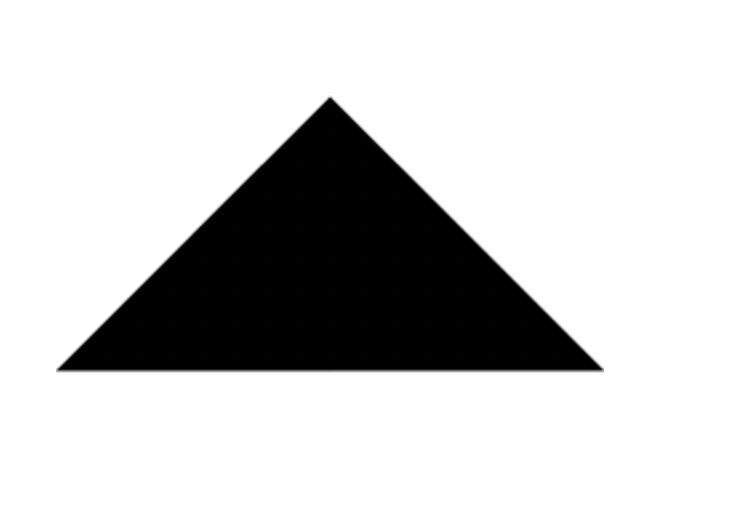
#> input picture img/tangram1.png, 740 x 530 px
$ python test.py   (older library calls are emulated)
#> lines starting #> are read from the running program, lines starting #| are printed output that depends on the picture
### pic_process.py
import numpy as np
import cv2
import copy
from random import randint

VERBOSE=True

#被填充图像所对应的类，只实例化一次
class Graph():
    def __init__(self, pic_path, small_tri_num):
        self.pic_path = pic_path
        if type(pic_path) == str:
            self.init_color_img = cv2.imread(pic_path, cv2.COLOR_BGRA2BGR)
            self.init_graph = self.read_gray_pic(pic_path)
        else:
            self.init_color_img = copy.deepcopy(pic_path)
            self.init_graph = cv2.cvtColor(pic_path, cv2.COLOR_BGRA2GRAY)

        #cv2.imwrite("graph_finish.jpg", self.init_color_img)
        self.current_graph = copy.deepcopy(self.init_graph)
        # 找直角边
        self.basic_length = self.get_basic_len(small_tri_num)
        # 找顶点
        contour_nodes = get_contour_nodes(graph = self.init_graph, basic_length = self.basic_length)
        #contour_nodes = eliminate_nodes_tooClose(contour_nodes[0], self.basic_length*4/5)
        contour_nodes_c = []
        for contour_group in contour_nodes:
            # print(contour_group)
            for node in contour_group:
                contour_nodes_c.append(Pic_feature(pos=tuple(node)))
        all_nodes = contour_nodes_c

        all_len = 0
        while all_len != len(all_nodes): #找出所有内部节点
            all_len = len(all_nodes)
            all_nodes = self.get_inner_nodes(all_nodes)


        flag_90_45 = self.check_inner_nodes(all_nodes) #检查斜边横向的分割方法是否合适，如果不合适，换用斜边斜向的方法分割
        if flag_90_45 == False:
            all_nodes = contour_nodes_c
            all_len = 0
            while all_len != len(all_nodes):
                all_len=len(all_nodes)
                all_nodes = self.get_inner_nodes(all_nodes, k_90=1, k_45=1)

        self.all_nodes = all_nodes

        self.all_tri = self.get_all_tri(flag_90_45) #找出所有基本三角形
        if VERBOSE:
            print_nodes(pic_path=self.pic_path, nodes=self.all_nodes, file_name="points.jpg")
            if isinstance(self.pic_path, str):
                draw_tri_num(self.all_nodes, self.all_tri, self.pic_path, "tris.jpg")

        self.pieces_colors = [] #随机生成板块颜色

        for i in range(100):
            self.pieces_colors.append((randint(100, 200), randint(100, 200), randint(100, 200)))

    def check_inner_nodes(self, all_nodes):
        for i in range(len(all_nodes)):
            for j in range(i+1, len(all_nodes)):
                node_i = all_nodes[i].pos
                node_j = all_nodes[j].pos
                dis = arc_len((node_i[0]-node_j[0], node_i[1]-node_j[1]))
                if dis < self.basic_length/2:   #点与点之间的距离不应该小于basic length
                    return False
        return True

    def get_all_tri(self, flag_90_45):
        all_tri = []
        for node_i, node in enumerate(self.all_nodes):
            neighbors = get_point_neighbors(node, self.all_nodes)

            if flag_90_45: # 斜边横向
                list_90 = [Pic_feature.n_left_up, Pic_feature.n_right_up, Pic_feature.n_right_down, Pic_feature.n_left_down, Pic_feature.n_left_up]
            else: # 斜边斜向
                list_90 = [Pic_feature.n_left, Pic_feature.n_up, Pic_feature.n_right,Pic_feature.n_down, Pic_feature.n_left]
            for i in range(len(list_90)-1):
                neighbor_1 = neighbors[list_90[i]]
                neighbor_2 = neighbors[list_90[i+1]]
                neighbor_1_num = node.n_neighbors[list_90[i]]
                neighbor_2_num = node.n_neighbors[list_90[i+1]]
                if neighbor_1 == None or neighbor_2 ==None:
                    continue
                neighbor_two_pair = [list_90[i], list_90[i+1]]
                #(x1+x2+x3)/3 (y1+y2+y3)/3
                middle_point = (int((neighbor_1.pos[0]+neighbor_2.pos[0]+node.pos[0])/3), int((neighbor_1.pos[1]+neighbor_2.pos[1]+node.pos[1])/3))
                # 三角形在图形外面
                middle_point_1 = (int((neighbor_1.pos[0]+middle_point[0]+node.pos[0])/3), int((neighbor_1.pos[1]+middle_point[1]+node.pos[1])/3))
                # 三角形在图形外面
                middle_point_2 = (int((neighbor_2.pos[0] + middle_point[0] + node.pos[0]) / 3),int((neighbor_2.pos[1] + middle_point[1] + node.pos[1]) / 3))
                if self.init_graph[middle_point_1[1]][middle_point_1[0]]>125: #三角形在图形外面
                    continue
                if self.init_graph[middle_point_2[1]][middle_point_2[0]]>125: #三角形在图形外面
                    continue

                tri = Small_tri(point_right=node_i, point_45_1=neighbor_1_num, point_45_2=neighbor_2_num)
                exit_flag = -1
                for neighbor_i in neighbor_two_pair:
                    for tri_other in neighbors[neighbor_i].tri_45:
                        if tri_other == -1:
                            continue
                        elif tri == all_tri[tri_other]:
                            exit_flag=tri_other
                            break
                        elif tri == all_tri[tri_other]:
                            exit_flag=tri_other
                            break
                if exit_flag != -1:
                    self.all_nodes[node_i].tri_90[list_90[i] - list_90[0] + Pic_feature.tri_up_90] = exit_flag
                else:
                    all_tri.append(tri)
                    self.all_nodes[node_i].tri_90[list_90[i] - list_90[0] + Pic_feature.tri_up_90] = len(all_tri) - 1
                    self.all_nodes[neighbor_1_num].tri_45[i * 2] = len(all_tri)-1
                    self.all_nodes[neighbor_2_num].tri_45[i * 2 + 1] = len(all_tri) - 1

        return all_tri


    def read_gray_pic(self, pic_path):
        img = cv2.imread(pic_path, cv2.IMREAD_GRAYSCALE)
        return img

    #将被填充部分分成16个小直角三角形，basic_length是小直角三角形的直角边长
    def get_basic_len(self, small_tri_num):
        # 求的黑色区域的总面积，黑色的灰度值是0，白色的灰度值是255
        black_area = ((255-self.init_graph)//255).sum()
        # print(black_area)
        # area=width*width/2
        # width=sqrt(area)*2
        lenghth = np.sqrt((float(black_area)/small_tri_num)*2)
        # print(lenghth)
        return lenghth

    #得到当前顶点之外的点
    def get_inner_nodes(self, now_nodes, k_90=np.sqrt(2), k_45=1/np.sqrt(2)):
        all_p = copy.deepcopy(now_nodes)
        for c_i, c_p in enumerate(now_nodes):
            possible_p=[]
            # x-斜边，y
            possible_p.append((c_p.pos[0] - self.basic_length * k_90, c_p.pos[1]))
            # x,y-斜边
            possible_p.append((c_p.pos[0], c_p.pos[1] - self.basic_length * k_90))
            # x+斜边，y
            possible_p.append((c_p.pos[0] + self.basic_length * k_90, c_p.pos[1]))
            # x,y+斜边
            possible_p.append((c_p.pos[0], c_p.pos[1] + self.basic_length * k_90))

            # x-sqrt(2)/2,y-sqrt(2)/2
            possible_p.append((c_p.pos[0] - self.basic_length *k_45, c_p.pos[1] - self.basic_length *k_45))
            #
            possible_p.append((c_p.pos[0] + self.basic_length *k_45, c_p.pos[1] - self.basic_length *k_45))
            possible_p.append((c_p.pos[0] + self.basic_length *k_45, c_p.pos[1] + self.basic_length *k_45))
            possible_p.append((c_p.pos[0] - self.basic_length *k_45, c_p.pos[1] + self.basic_length *k_45))

            # print(self.init_graph)
            for p_i, p in enumerate(possible_p):
                flag=False
                for e_i, exist_p in enumerate(all_p):
                    if tooClose(p, exist_p.pos, threhold=self.basic_length/6):
                        all_p[c_i].n_neighbors[p_i] = e_i
                        flag=True
                        break
                if flag==False:
                    dis = 3
                    black=0
                    for i in range(int(p[0]) - dis, int(p[0]) + dis):
                        if i < 0 or i >= self.init_graph.shape[1]:
                            continue
                        for j in range(int(p[1]) - dis, int(p[1]) + dis):
                            if j < 0 or j >= self.init_graph.shape[0]:
                                continue
                            if self.init_graph[j][i]<125:
                               black += 1

                    if black >= dis:
                        int_p = (int(p[0]), int(p[1]))
                        int_p = Pic_feature(pos=tuple(int_p))
                        all_p.append(int_p)

        return all_p


#图形节点，包括边缘点和内部点，内部点是根据最小三角形的尺寸确定
class Pic_feature():
    n_left = 0 #self.n_neighbors列表中0号元素表示左邻居节点，下同
    n_up = 1
    n_right = 2
    n_down = 3
    n_left_up = 4
    n_right_up = 5
    n_right_down = 6
    n_left_down = 7

    tri_up_90 = 0 #self.tri_90列表中，0号元素表示上邻居三角形，下同
    tri_right_90 = 1
    tri_down_90 = 2
    tri_left_90 = 3

    tri_right_45_down = 0 #self.tri_45列表中，0号元素表示右下邻居三角形，下同
    tri_left_45_down = 1
    tri_down_45_left = 2
    tri_up_45_left = 3
    tri_left_45_up = 4
    tri_right_45_up = 5
    tri_up_45_right = 6
    tri_down_45_right = 7

    def __init__(self, pos):
        self.pos = tuple(pos)
        self.n_neighbors = [-1 for i in range(8)] #邻居图形节点

        self.tri_90 = [-1 for i in range(4)] #以90度角相邻的三角形，即该节点是该三角形的90度角顶点
        self.tri_45 = [-1 for i in range(8)] #以45度角相邻的三角形

#基本小三角形的数据结构
class Small_tri():
    def __init__(self, point_right, point_45_1, point_45_2): #45度的点是顺时针方向
        self.point_right = point_right #直角顶点序号
        self.point_45_1 = point_45_1
        self.point_45_2 = point_45_2
        self.occupied = False

    def __eq__(self, other): #判断两个小三角形是否相等
        if self.point_right != other.point_right:
            return False
        if self.point_45_1 != other.point_45_1:
            return False
        elif self.point_45_2 != other.point_45_2:
            return False
        return True


# [44 lines left out: functions define_neighbor, poly_out_move, get_middle_point_tri, not called in this run]

#向量长度
def arc_len(arc):
    return np.sqrt(arc[0]**2+arc[1]**2)

#p1指向p2的向量的角度, [-180, 180]
# [5 lines left out: function get_angle, not called in this run]

def print_nodes(pic_path, nodes, file_name):
    if isinstance(pic_path, str):
        img = cv2.imread(pic_path, cv2.IMREAD_GRAYSCALE)
    else:
        img = pic_path
    for i, p in enumerate(nodes):
        if isinstance(p, tuple) or isinstance(p, list):
            p = p
        else:
            p=p.pos
        p = (int(p[0]), int(p[1]))
        cv2.circle(img, p, 5, 125, -1)
        cv2.putText(img, "N%d" % i, tuple(p), cv2.FONT_HERSHEY_PLAIN,
                    1.0, 125, thickness=1)

    cv2.imwrite(file_name, img)

# [5 lines left out: function num_tooClose, not called in this run]

def tooClose(p1, p2, threhold=8):
    dis = np.sqrt((p1[0]-p2[0])**2+(p1[1]-p2[1])**2)
    if dis<threhold:
        return True
    else:
        return False

def get_contour_nodes(graph, basic_length):
    #ret, binary = cv2.threshold(graph, 127, 255, cv2.THRESH_BINARY)
    #_, contours, hierarchy = cv2.findContours(binary, cv2.RETR_TREE, cv2.CHAIN_APPROX_SIMPLE) #边缘检测
    corners = cv2.goodFeaturesToTrack(graph, 22, 0.17, 7)#basic_length/8)
    corners=np.int0(corners)[:,0,:].tolist()
    print(corners)
    print_nodes(copy.deepcopy(graph), corners, "get_contour_corners.jpg")  # 得到轮廓的顶点

    return [corners]

def get_point_neighbors(point, all_nodes):
    points = []
    for i in range(8):
        if point.n_neighbors[i] != -1:
            p = all_nodes[point.n_neighbors[i]]
        else:
            p = None
        points.append(p)
    return points

def draw_tri_num(points, all_tri, graph, save_path):
    img = cv2.imread(graph, cv2.IMREAD_GRAYSCALE)
    for i, tri in enumerate(all_tri):
        point_right = points[tri.point_right].pos
        point_45_1 = points[tri.point_45_1].pos
        point_45_2 = points[tri.point_45_2].pos
        p_x = int((point_right[0]+point_45_1[0]+point_45_2[0])/3)
        p_y = int((point_right[1] + point_45_1[1] + point_45_2[1]) / 3)

        cv2.line(img, point_right, point_45_1, (100,150,160), thickness=2)
        cv2.line(img, point_right, point_45_2, (100, 150, 160), thickness=2)
        cv2.line(img, point_45_1, point_45_2, (100, 150, 160), thickness=2)

        #cv2.putText(img, "T%d" % i, (p_x, p_y), cv2.FONT_HERSHEY_PLAIN, 1.0, 125, thickness=1)
    cv2.imwrite(save_path, img)

#Pic feature类中与tri_90_num相关的45度三角形序号
def related_tri_90to45(tri_90_num):
    if tri_90_num == Pic_feature.tri_up_90:
        return [Pic_feature.tri_up_45_left, Pic_feature.tri_up_45_right]
    elif tri_90_num == Pic_feature.tri_right_90:
        return [Pic_feature.tri_right_45_down, Pic_feature.tri_right_45_up]
    elif tri_90_num == Pic_feature.tri_down_90:
        return [Pic_feature.tri_down_45_left, Pic_feature.tri_down_45_right]
    elif tri_90_num == Pic_feature.tri_left_90:
        return [Pic_feature.tri_left_45_down, Pic_feature.tri_left_45_up]
    else:
        raise Exception("relate tri 90 parameter wrong")

# [27 lines left out: functions related_tri_45to90, eliminate_nodes_tooClose, not called in this run]

### game_class.py
import cv2
import copy
import numpy as np
import time

import pic_process
from pic_process import Graph, Pic_feature
import random
import os

#搜索图节点，存储在open表中
class Node_open_list():
    def __init__(self, all_tri):
        self.closed = False #是否已被放入closed表
        self.parent_node = -1
        self.all_tri = all_tri
        self.child_num = -1
        self.score = 0

        self.large_triangles = []
        self.middle_triangles = []
        self.small_triangles = []
        self.squares = []
        self.parallelograms = []

    def inherent_pieces(self, open_all_list):
        parent = open_all_list[self.parent_node]

        self.large_triangles = copy.deepcopy(parent.large_triangles)
        self.middle_triangles = copy.deepcopy(parent.middle_triangles)
        self.small_triangles = copy.deepcopy(parent.small_triangles)
        self.squares = copy.deepcopy(parent.squares)
        self.parallelograms = copy.deepcopy(parent.parallelograms)


#解决方案
class Solver():
    LARGE_TRIANGLE = 0
    MIDDLE_TRIANGLE = 1
    PARALLELOGRAM = 2
    SQUARE = 3
    SMALL_TRIANGLE = 4
    def __init__(self, pic_path, pieces_num = [2, 1, 1, 1, 2],output_line = None): #pieces_num 代表每种形状的板要放几个
        self.pieces_num = pieces_num
        self.small_tri_num = get_small_tri_num(pieces_num)
        self.output_line = output_line
        self.graph = Graph(pic_path, small_tri_num = self.small_tri_num)
#> in __init__, self.init_color_img is the input picture: shape (530, 740, 3); mean B, G, R 206, 206, 206
#> in get_basic_len, `black_area = ((255-self.init_graph)//255).sum()`: black_area = 72411
#> in get_basic_len, `lenghth = np.sqrt((float(black_area)/small_tri_num)*2)`: lenghth = 95.14
#> in get_contour_nodes, `corners = cv2.goodFeaturesToTrack(graph, 22, 0.17, 7)#basic_length/8)`: corners = [[58, 369], [601, 369], [330, 98]]
#| [[58, 369], [601, 369], [330, 98]]
#> the loop in print_nodes, `for i, p in enumerate(nodes):` made 3 passes
#> after the loop in print_nodes, `for i, p in enumerate(nodes):`:
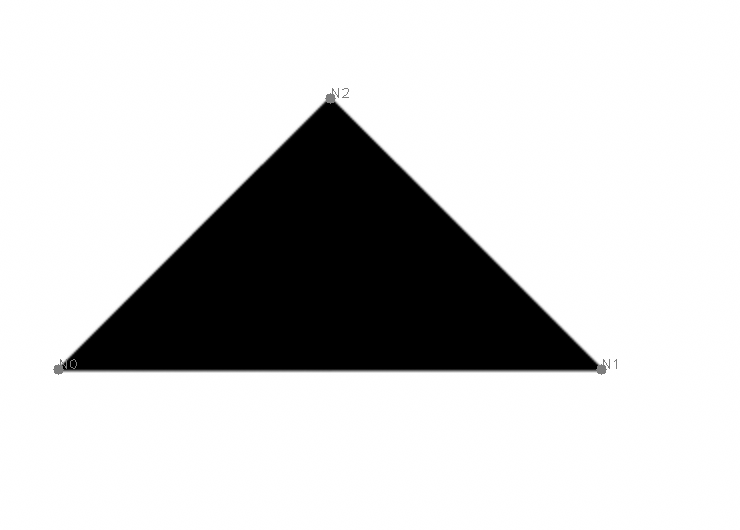
#> img: shape (530, 740); min 0, max 255, mean 205.7
#> in __init__, `contour_nodes = get_contour_nodes(graph = self.init_graph, basic_lengt..`: contour_nodes = [[[58, 369], [601, 369], [330, 98]]]
#> the loop in __init__, `for contour_group in contour_nodes:` made 1 pass
#> contour_group on pass 1: [[58, 369], [601, 369], [330, 98]]
#> after the loop in __init__, `for contour_group in contour_nodes:`: contour_nodes_c = 3 items
#> the loop in __init__, `while all_len != len(all_nodes):` made 3 passes
#> all_len on passes 1 to 2: 3, 10
#> the loop in check_inner_nodes, `for i in range(len(all_nodes)):` made 15 passes
#> the loop in get_all_tri, `for node_i, node in enumerate(self.all_nodes):` made 15 passes
#> call 2 of print_nodes, with pic_path = 'img/tangram1.png', file_name = 'points.jpg'
#> the loop in print_nodes (call 2), `for i, p in enumerate(nodes):` made 15 passes
#> after the loop in print_nodes (call 2), `for i, p in enumerate(nodes):`:
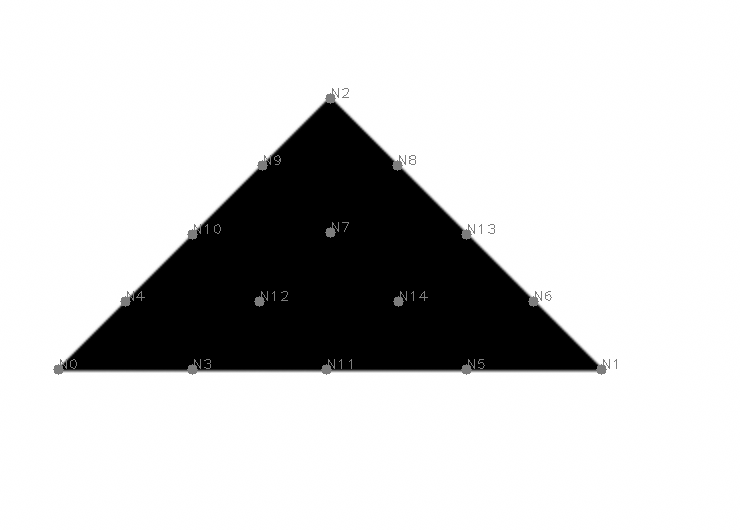
#> img: shape (530, 740); min 0, max 255, mean 205.9
#> the loop in draw_tri_num, `for i, tri in enumerate(all_tri):` made 28 passes
#> after the loop in draw_tri_num, `for i, tri in enumerate(all_tri):`:
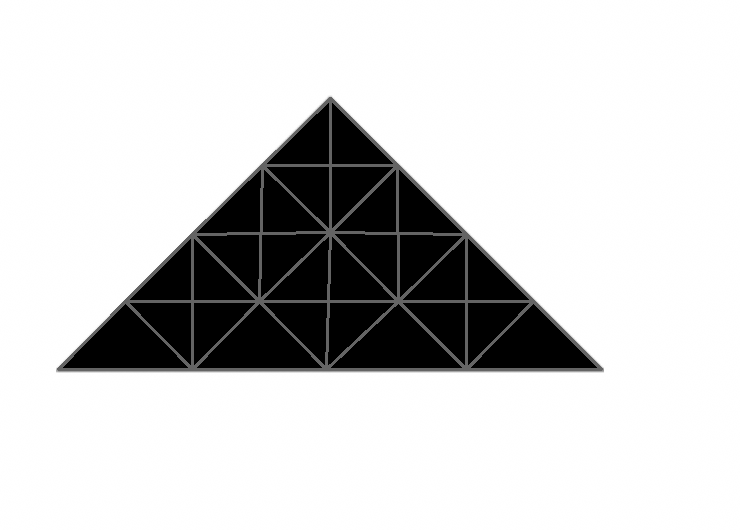
#> img: shape (530, 740); min 0, max 255, mean 208.3
        self.open_all_list = []  #open表 全部节点
        self.open_list_num = []
        self.trace = [] #记录求解经过的节点序号
        A = [1,2]+[2,3]
        # 2 LARGE_TRIANGLE 1 MIDDLE_TRIANGLE  1 PARALLELOGRAM 1 SQUARE 2 SMALL_TRIANGLE
        self.place_func = [self.place_large_triangle for i in range(pieces_num[self.LARGE_TRIANGLE])]+ \
                          [self.place_middle_triangle for i in range(pieces_num[self.MIDDLE_TRIANGLE])]+ \
                          [self.place_square for i in range(pieces_num[self.SQUARE])]+ \
                          [self.place_parallelogram for i in range(pieces_num[self.PARALLELOGRAM])]+ \
                          [self.place_small_triangle for i in range(pieces_num[self.SMALL_TRIANGLE])]

    # [150 lines left out: functions solve_dfs, solve_bfs, a_search, not called in this run]


    def greedy(self):
        self.open_all_list = []  #open表 全部节点
        self.open_list_num = []
        self.trace = [] #记录求解经过的节点序号
        self.place_func = [self.place_large_triangle for i in range(2)]+ \
                          [self.place_middle_triangle for i in range(1)]+ \
                          [self.place_square for i in range(1)]+ \
                          [self.place_parallelogram for i in range(1)]+ \
                          [self.place_small_triangle for i in range(2)]
        init_node = Node_open_list(all_tri=copy.deepcopy(self.graph.all_tri))
        self.open_all_list.append(init_node)
        self.open_list_num.append(0)
        self.debug_refresh_index = 0
        os.makedirs('greedy_procedure/',exist_ok=True)
        while len(self.open_list_num) > 0:
            node_num = self.open_list_num.pop(-1)
            self.trace.append(node_num)
            node = self.open_all_list[node_num]
            self.open_all_list[node_num].closed = True
            self.trace.append(node_num)

            self.graph.current_graph = copy.deepcopy(self.graph.init_color_img)
            self.draw_current_graph(self.graph.current_graph,node)
            # 输出当前的填充的情况

            cv2.imwrite("greedy_procedure/current graph_{}.jpg".format(node_num), self.graph.current_graph)

            finish_flag = self.get_finish_flag(node)
            debug_text = "finish:%d/%d len of open list:%d" % (finish_flag, sum(self.pieces_num), len(self.open_list_num))
            self.debug_output(debug_text)
            if finish_flag == sum(self.pieces_num):
                self.debug_refresh_index = 10000
                self.debug_output(debug_text)

                graph = copy.deepcopy(self.graph.init_color_img)
                self.draw_current_graph(graph, node)
                self.graph.current_graph = graph
                # 输出最终的结果
                cv2.imwrite("result graph.jpg", graph)
                return 0

            children_node = []
            for func in self.place_func:
                children_node = func(node_num)
                if type(children_node) != list:
                    continue
                else:
                    break

            len_open_list = len(self.open_all_list)
            self.open_all_list += children_node
            self.open_list_num += [i for i in range(len_open_list, len(self.open_all_list))]
#> (the rest of the program and of its run is left out)
